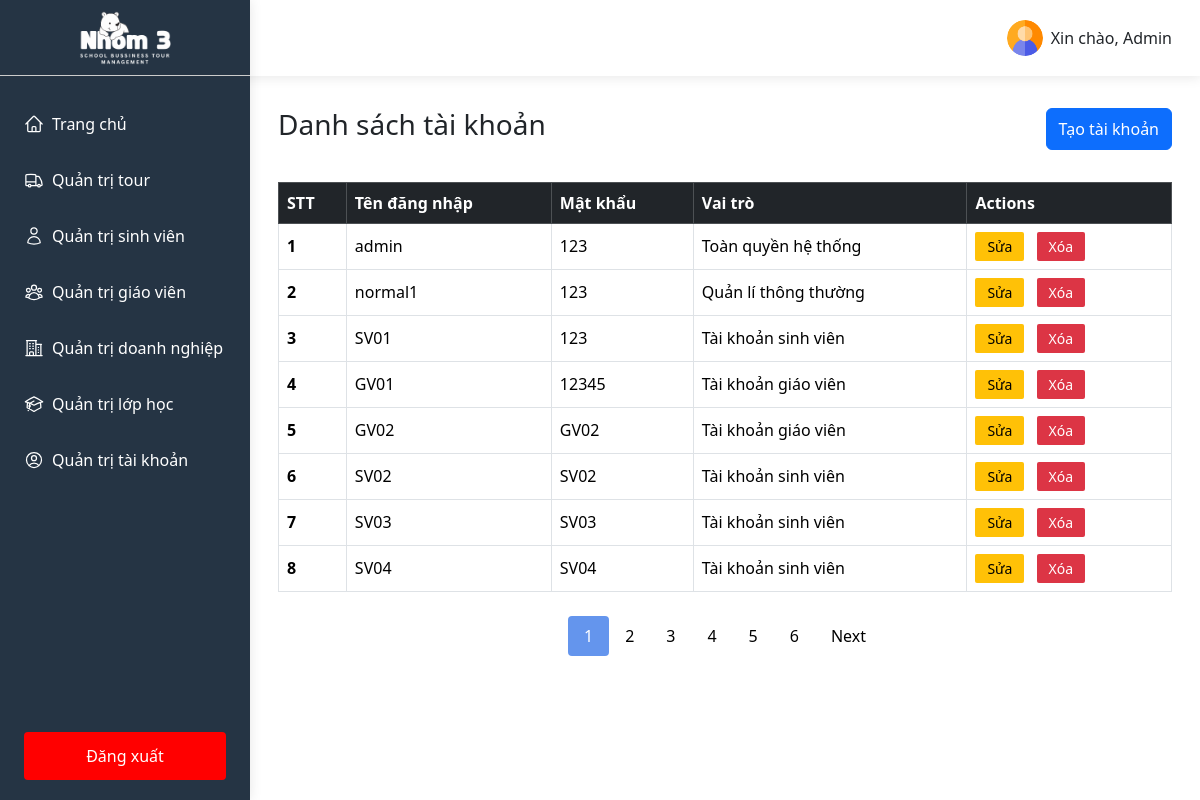
Page /index.php?controller=AccountController (signed in) on the committed database.
### tables this page shows
CREATE TABLE `account` (
  `accountID` int(11) NOT NULL,
  `username` varchar(100) NOT NULL,
  `password` varchar(100) NOT NULL,
  `role` varchar(100) NOT NULL
);

### controllers/AccountController.php (called while the page is built, shortened)
<?php
$pagination = mysqli_query($conn, "SELECT COUNT(accountID) AS total FROM account");
$row = mysqli_fetch_assoc($pagination);
$total_records = $row['total'];
$current_page = isset($_GET['page']) ? $_GET['page'] : 1;
$limit = 8;
$total_page = ceil($total_records / $limit);
$start = ($current_page - 1) * $limit >=0 ? ($current_page - 1) * $limit : 0;
$dataAcountsSql = "SELECT * FROM account LIMIT $start, $limit";
$dataAcounts = mysqli_query($conn, $dataAcountsSql);
require_once __DIR__ . '/../views/pages/account.php';

### views/pages/account.php (the view, shortened to what this page needs)
<!DOCTYPE html>
<html lang="en">
<head>
</head>
<body>
    <?php
        include_once __DIR__ . '/../../controllers/AccountController.php';
    ?>
    <div class='flex-sb account'>
        <div class="account-left">
            <?php
                include __DIR__ . '/../components/sidebarAdmin.php';
            ?>
        </div>
        <div class="account-right flex-grow-1">
            <?php
                include __DIR__ . '/../components/header.php';
            ?>
            <div class="container pad-0-28">
                <div class="flex-sb-center pad-20-0 mt-12">
                    <h1 class="h1-title">Danh sách tài khoản</h1>
                    <button type="button" class="btn btn-primary" data-bs-toggle="modal"
                        data-bs-target="#createAccount">Tạo tài khoản</button>
                </div>
                <div class="container-body pad-12-0">
                    <div class="container-table">
                        <table class="table table-borderless table-hover table-bordered">
                            <thead class="table-dark">
                                <tr>
                                    <th scope="col">STT</th>
                                    <th scope="col">Tên đăng nhập</th>
                                    <th scope="col">Mật khẩu</th>
                                    <th scope="col">Vai trò</th>
                                    <th scope="col">Actions</th>
                                </tr>
                            </thead>
                            <tbody>
                                <?php
                                    if(mysqli_num_rows($dataAcounts) > 0)
                                    {
                                        $i = 0;
                                        while ($row = mysqli_fetch_assoc($dataAcounts)) {
                                            $i += 1;
                                            echo "<tr>";
                                            echo "<th scope='row'>". $i ."</th>";
                                            echo "<td>" . $row['username'] . "</td>";
                                            echo "<td>" . $row['password'] . "</td>";
                                            echo "<td>" . $row['role'] . "</td>";
                                            echo "<td><button class='update update-account'>Sửa</button>
                                                <button class='delete deleteAccount'>Xóa</button></td>";
                                            echo "</tr>";
                                        }
                                    }else{
                                        echo "<tr>";
                                        echo "<td colspan='5'> Lỗi truy vấn: " . mysqli_error($conn). "</td>";
                                        echo "</tr>";
                                    }
                                ?>
                            </tbody>
                        </table>
                        <div class="pagination">
                            <?php
                            for ($i = 1; $i <= $total_page; $i++) {
                                if ($i == $current_page) {
                                    echo '<span class="page-item page-active">' . $i . '</span>';
                                } else {
                                    echo '<a class="page-item" href="index.php?controller=AccountController&page=' . $i . '">' . $i . '</a>';
                                }
                            }
                            if ($current_page < $total_page && $total_page > 1) {
                                echo '<a class="page-item" href="index.php?controller=AccountController&page=' . ($current_page + 1) . '">Next</a>';
                            }
                            ?>
                        </div>
                    </div>
                </div>
            </div>
        </div>
    </div>
</body>
</html>

### public/css/base.css (style rules this page uses)
* { margin: 0; padding: 0; box-sizing: border-box; }
body { overflow-x: hidden; scroll-behavior: smooth; font-family: system-ui, -apple-system, BlinkMacSystemFont, 'Segoe UI', Roboto, Oxygen, Ubuntu, Cantarell, 'Open Sans', 'Helvetica Neue', sans-serif; }
.pad-0-28 { padding: 0 28px !important; }
.flex-sb { display: flex; justify-content: space-between; }
.flex-sb-center { display: flex; justify-content: space-between; }
.table { width: 100% !important; }
.container { width: 100% !important; }
.flex-grow-1 { flex-grow: 1 !important; }
.pad-20-0 { padding: 20px 0 !important; }
.h1-title { font-size: 28px !important; }
.pad-12-0 { padding: 12px 0; }
.mt-12 { margin-top: 12px; }
.update, .delete, .showData { padding: 4px 12px; background-color: #ffc107; border-radius: 2px; border: none; font-size: 14px; }
th, td { vertical-align: middle !important; }
.delete { color: #fff; background-color: #dc3545; margin-left: 8px; margin-right: 8px; }
.pagination { display: flex !important; justify-content: center !important; align-items: center !important; margin-top: 24px !important; }
.page-item { display: inline-block !important; padding: 8px 16px !important; font-weight: 500 !important; text-decoration: none !important; color: #000 !important; }
.page-active { background-color: cornflowerblue !important; color: #fff !important; border-radius: 4px !important; }

### rows in the picture
account: username "admin", password "123", role "Toàn quyền hệ thống"
account: username "normal1", password "123", role "Quản lí thông thường"
account: username "SV01", password "123", role "Tài khoản sinh viên"
account: username "GV01", password "12345", role "Tài khoản giáo viên"
account: username "GV02", password "GV02", role "Tài khoản giáo viên"
account: username "SV02", password "SV02", role "Tài khoản sinh viên"
account: username "SV03", password "SV03", role "Tài khoản sinh viên"
account: username "SV04", password "SV04", role "Tài khoản sinh viên"

### other values in the picture
$username "Admin"
